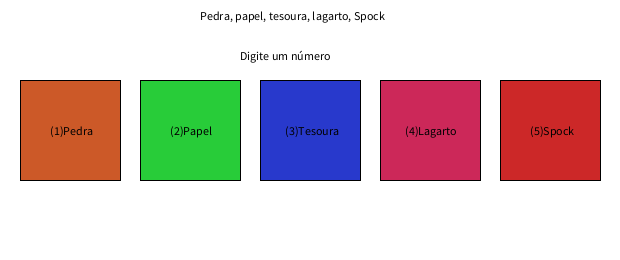
Frame 1 (no input)
Frame 2 (the mouse pressed at the canvas centre, redrawn once): identical to frame 1, image omitted

The Processing sketch that drew this single still picture (run headless with seeded random() and noise(); the mouse was pressed at the canvas centre and the sketch redrawn once):

// Processing sketch: Exercicio_1
// ── Exercicio_1.pde
float computer;
int num;

void setup() {
  size(620, 260);
  colorMode(HSB, 100);
}

void draw() {
  //definição do layoult do jogo
  background(0,0,100);
  fill(180, 0, 0);
  text("Pedra, papel, tesoura, lagarto, Spock", 200, 20);
  text("Digite um número", 240, 60);
  for (int i = 20; i<=620; i+=120) {
    fill(i/4, 80, 80);
    square(i, 80, 100);
  }
  fill(0);
  text("(1)Pedra", 50, 135);
  text("(2)Papel", 170, 135);
  text("(3)Tesoura", 285, 135);
  text("(4)Lagarto", 405, 135);
  text("(5)Spock", 530, 135);

  //ação de pressionar a tecla
  if (keyPressed) {
    computer = random(49, 53);
    num = int(computer);
    switch(num){
      case 49:
        text("Computador: Pedra", 240, 205);
        break;
      case 50:
        text("Computador: Papel", 240, 205);
        break;
      case 51:
        text("Computador: Tesoura", 240, 205);
        break;
      case 52:
        text("Computador: Lagarto", 240, 205);
        break;
      case 53:
        text("Computador: Spock", 240, 205);
        break;
    }
    
    switch(keyCode){
      case 49:
        text("Você: Pedra",240,223);
        if (num==51 || num==52) {
          text("Pedra ganhou",240,240);
        } else if (num==49) {
          text("Deu Empate",240,240);
        } else {
          text("Pedra Perdeu",240,240); 
        }
        break;

      case 50:
        text("Você: Papel",240,223);
        if (num==49 || num==53) {
          text("Papel ganhou",240,240);
        } else if (num==50) {
          text("Deu Empate",240,240);
        } else {
          text("Papel Perdeu",240,240);
        }
        break;
     

    case 51:
      text("Você: Tesoura",240,223);
      if (num==50 || num==52) {
        text("Tesoura ganhou",240,240);
      } else if (num==51) {
        text("Deu Empate",240,240);
      } else {
        text("Tesoura Perdeu",240,240);
      }
      break;
     
    case 52:
      text("Você: Lagarto",240,223);
      if (num==50 || num==53) {
        text("Lagarto ganhou",240,240);
      } else if (num==52) {
        text("Deu Empate",240,240);
      } else {
        text("Lagarto Perdeu",240,240);
      }
      break;
   
   default:
     text("Você: Spock",240,223);
      if (num==51 || num==49) {
        text("Spock ganhou",240,240);
      } else if (num==53) {
        text("Deu Empate",240,240);
      } else {
        text("Spock Perdeu",240,240);
      }
   }    
  }
  noLoop();
}

void keyPressed(){
  loop();
}
